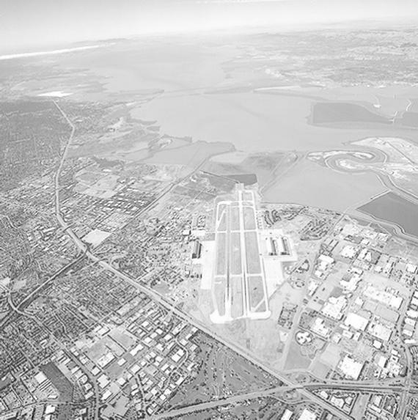
%> input picture citra_test_images/1. Histogram Citra/image_02.png, 418 x 420 px, shrunk from 570 x 573 before the run
$ octave enhancementKasus1_2.m   (GNU Octave 9; MATLAB toolbox functions it lacks are replaced by stand-ins)
%> lines starting %> are read from the running program, lines starting %| are printed output that depends on the picture; in (x1, y1, x2, y2) boxes, pixels count from 0 and x2, y2 are one past the last pixel; in counts of white or black regions, pixels touching at a corner belong together; the program's own positions count from 1
%> further down, img is the input picture: size 420x418x3 uint8; min 18, max 255, mean 195.7
### intensityTransform.m
function hasil = intensityTransform(img, mode, param)
%> called with mode = 'power', param = [1.13 3.8]
img = double(img);
%> img: size 420x418x3 double

%hasil = s, img = r kalau ngikutin ppt
switch lower(mode)
    case 'negative'
        hasil = 255 - img;

    case 'log'
        %memperdetail daerah gelap (mirip gamma < 1)
        if nargin < 3 || isempty(param) %cek var param
            c = 255 / log(1 + max(img(:))); %default biar max 255
        else
            c = param;
        end
        hasil = c * log(1 + img);

    case 'power'
        %gamma correction: param = [c, gamma]
        %gamma < 1 -> mencerahkan citra gelap
        %gamma > 1 -> menggelapkan citra terang
        c = param(1);
        gamma = param(2);
        hasil = c * (img / 255).^gamma * 255;
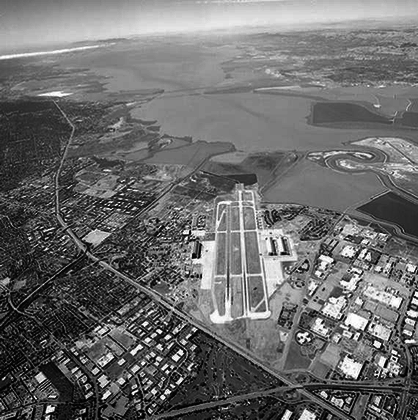
%> hasil: size 420x418x3 double; min 0.0122, max 288.1, mean 122; drawn with min black and max white

    case 'stretch'
        %contrast stretching linear: param = [r1, r2]
        %memetakan rentang [r1, r2] jadi [0, 255].
        r1 = param(1);
        r2 = param(2);
        hasil = (img - r1) / (r2 - r1) * 255;

    otherwise
        error('P ga ada dipilihan: %s', mode);
end
%clip
hasil(hasil < 0)   = 0;
hasil(hasil > 255) = 255;
%> hasil: size 420x418x3 double; 2.85% of pixels changed, all inside (x1, y1, x2, y2) = (0, 0, 418, 420)
hasil = uint8(round(hasil));
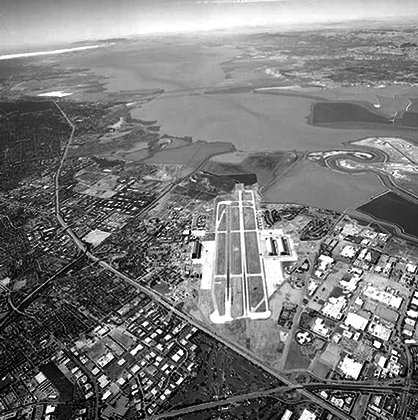
%> hasil: size 420x418x3 uint8; min 0, max 255, mean 121.6
end

### histogram.m
function h = histogram(img)

h = zeros(1, 256);
[tinggi, lebar] = size(img);
%> tinggi = 420; lebar = 418

for i = 1:tinggi
    for j = 1:lebar
        nilai = double(img(i,j));
        h(nilai + 1) = h(nilai + 1) + 1;
    end
end
%> after the loop, h = 256 values, max 4052 at index 215, min 0 at index 1, mean 685.8
end

### viewHistogram.m
function viewHistogram(img, judul)
% menampilkan citra + histogramnya

if nargin < 2, judul = ''; end

if size(img,3) == 3 %ada 3 chanel/rgb
    figure('Name', judul);
    subplot(2,3,1); imshow(img); title(['Citra ' judul]);
    subplot(2,3,2); h = histogram(rgb2gray(img));
    bar(0:255, h, 'w'); title('Histogram Grayscale'); xlabel('Intensitas'); ylabel('Jumlah Piksel');

    ch = {'R','G','B'};
    warnaBar  = {'r','g','b'};
    for k = 1:3
        h = histogram(img(:,:,k));
        subplot(2,3,k+3);
        bar(0:255, h, warnaBar{k});
        title(['Histogram Channel/Kanal ' ch{k}]);
        xlabel('Intensitas'); ylabel('Jumlah Piksel');
    end
else %gray scale
    figure('Name', judul);
    subplot(1,2,1); imshow(img); title(['Citra ' judul]);
    subplot(1,2,2);
    h = histogram(img);
    bar(0:255, h, 'w');
    title('Histogram Grayscale');
    xlabel('Intensitas'); ylabel('Jumlah Piksel');
end
end

### equalizeGray.m
function hasil = equalizeGray(img)
%equalization murni untuk 2D
h = histogram(img);
totalPiksel = numel(img);

pdf = h / totalPiksel;
cdf = cumsum(pdf); %cdf(k) = P(intensitas <= k-1) cumulatif distribution function

lut = uint8(round(255 * cdf));   %lookup table: lut(r+1)
hasil = lut(double(img) + 1);    %mapping
end

### histogramEqualizationRGB.m
function hasil = histogramEqualizationRGB(img)
hasil = zeros(size(img), 'uint8');
for channelIndex = 1:3
    hasil(:,:,channelIndex) = equalizeGray(img(:,:,channelIndex));
end
end

### kasus/enhancementKasus1_2.m
img = imread(fullfile('citra_test_images_final','2. Kasus 1','image_02.png'));

img1Enh = intensityTransform(img, 'power', [1.13 3.8]);
viewHistogram(img, 'image_02');
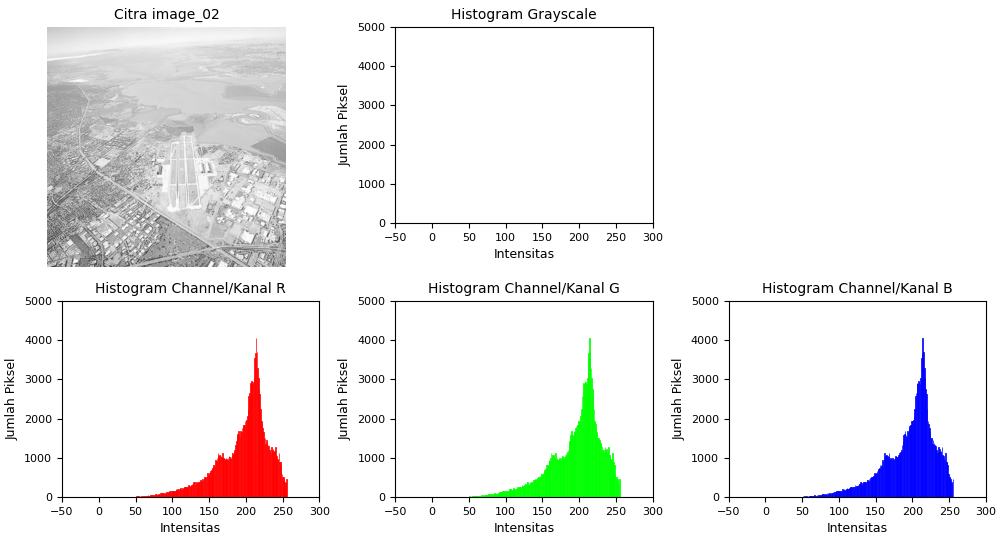
%> figure redrawn from the program's plot data, 5 panels
viewHistogram(img1Enh, 'image_02 enhanced');
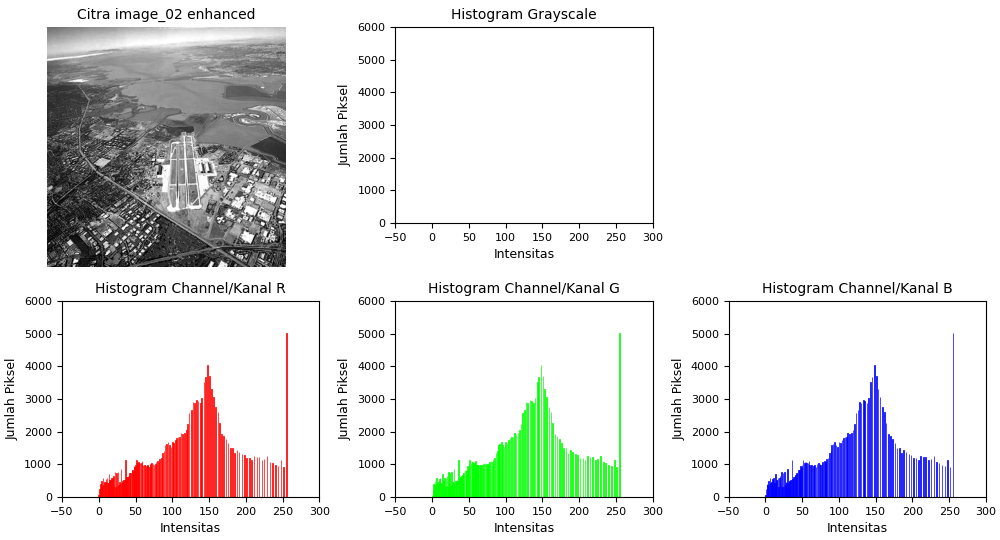
%> figure redrawn from the program's plot data, 5 panels
viewHistogram(intensityTransform(img, 'power', [1 3.8]), 'image_02 enhanced');
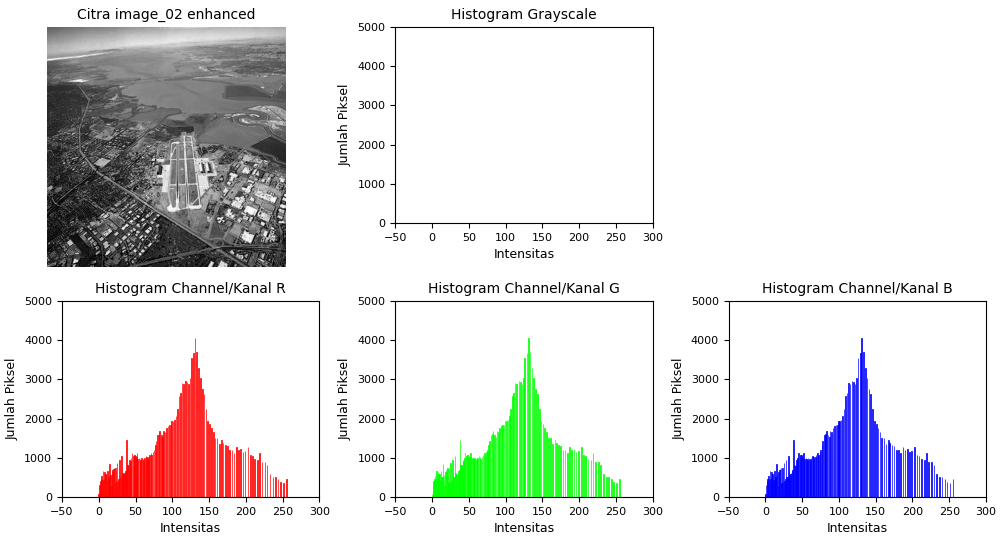
%> figure redrawn from the program's plot data, 5 panels
viewHistogram(histogramEqualizationRGB(img), 'p')
%> the loop in histogramEqualizationRGB, `for channelIndex = 1:3` made 3 passes
%> pass 1, in equalizeGray, `hasil = lut(double(img) + 1);`:
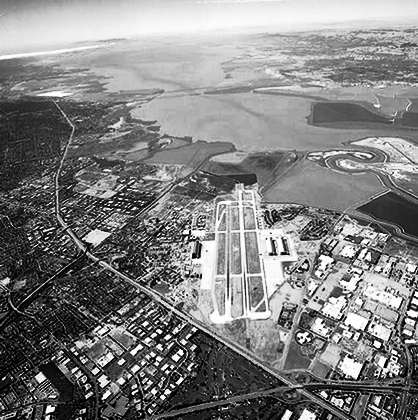
%> hasil: size 420x418 uint8; min 0, max 255, mean 128.7
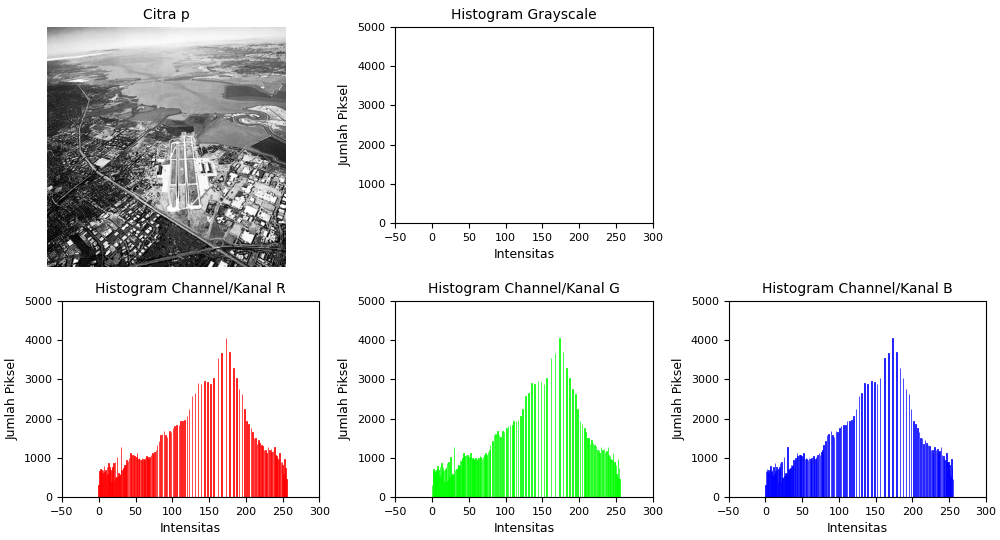
%> figure redrawn from the program's plot data, 5 panels
